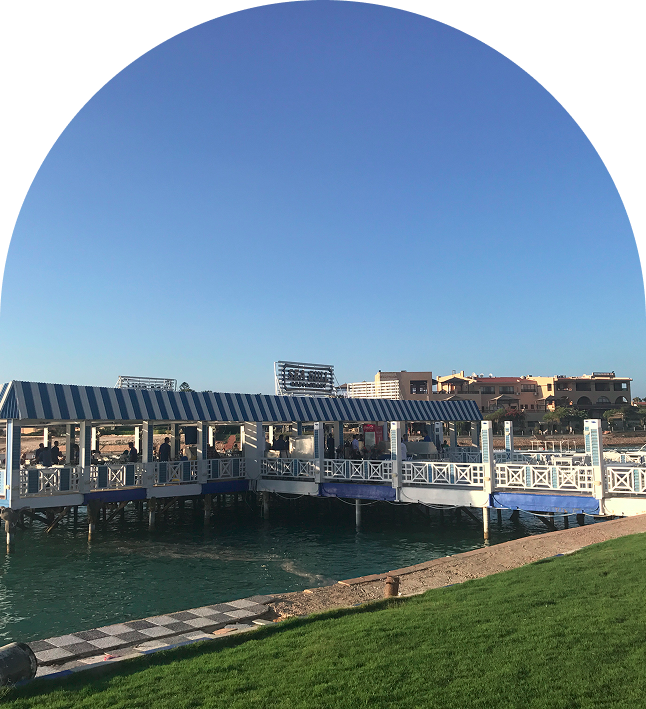
#> input picture assets/images/Rectangle 10.png, 646 x 709 px
$ python ascii.py
#> lines starting #> are read from the running program, lines starting #| are printed output that depends on the picture
import sys
from PIL import Image

def ascii_art(image_path, width=80):
#> called with image_path = 'assets/images/Rectangle 10.png', width = 80
    img = Image.open(image_path).convert('L')
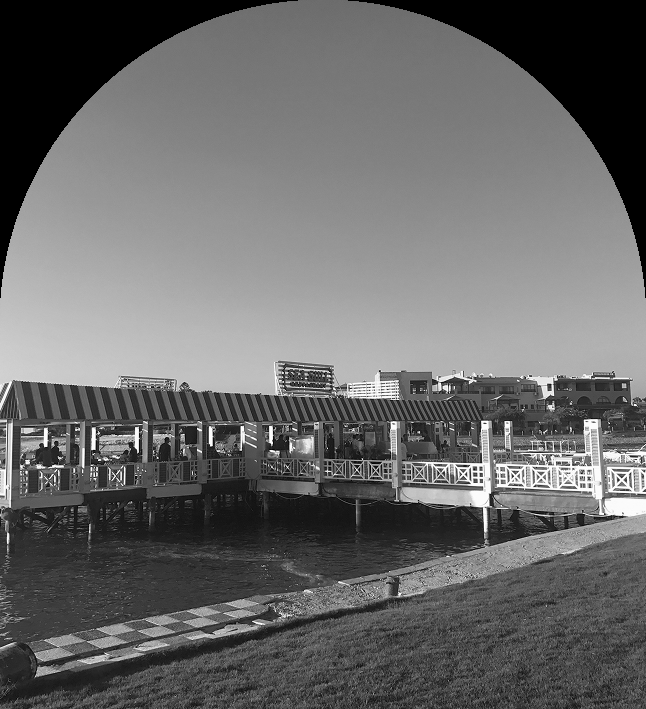
#> img: PIL image 646x709 L; min 0, max 255, mean 104.4
    w, h = img.size
#> w = 646; h = 709
    aspect_ratio = h / w
#> aspect_ratio = 1.1
    height = int(width * aspect_ratio * 0.5)
#> height = 43
    img = img.resize((width, height))
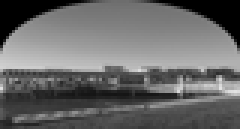
#> img: PIL image 80x43 L (shown 3 times larger); min 0, max 226, mean 104.5
    pixels = img.getdata()
    chars = ["@", "#", "S", "%", "?", "*", "+", ";", ":", ",", "."]
    new_pixels = [chars[pixel//25] for pixel in pixels]
#> new_pixels = 3440 items, first 6: '@', '@', '@', '@', '@', '@'
    new_pixels = ''.join(new_pixels)
    ascii_image = [new_pixels[index:index + width] for index in range(0, len(new_pixels), width)]
#> ascii_image = 43 items
    return "\n".join(ascii_image)

print(ascii_art("assets/images/Rectangle 10.png"))

$ run again, with assets/images/Rectangle 11.png copied over assets/images/Rectangle 10.png
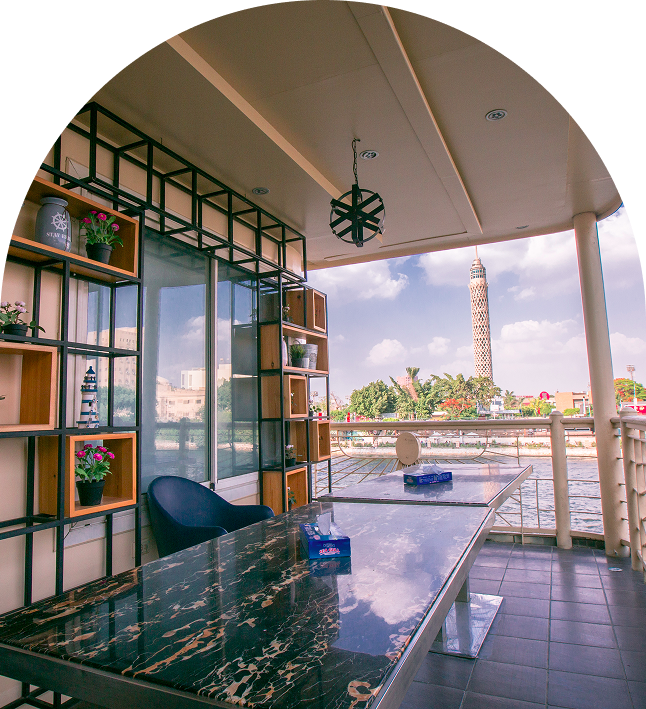
#> input picture assets/images/Rectangle 11.png, 646 x 709 px
#> in ascii_art, `img = Image.open(image_path).convert('L')`:
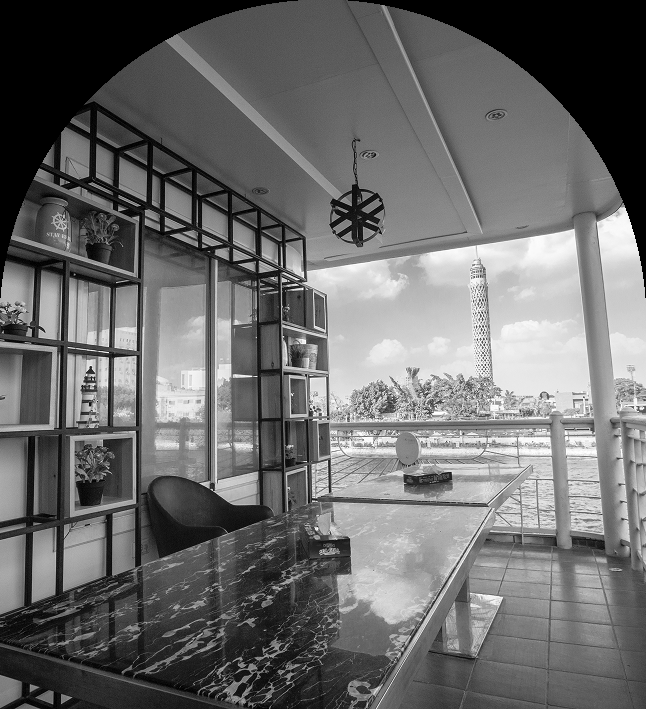
#> img: PIL image 646x709 L; min 0, max 255, mean 106.8
#> in ascii_art, `img = img.resize((width, height))`:
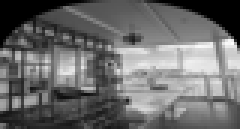
#> img: PIL image 80x43 L (shown 3 times larger); min 0, max 254, mean 106.9
#> new_pixels = 3440 items, first 6: '@', '@', '@', '@', '@', '@'
#> ascii_image = 43 items

$ run again, with assets/images/Rectangle 12.png copied over assets/images/Rectangle 10.png
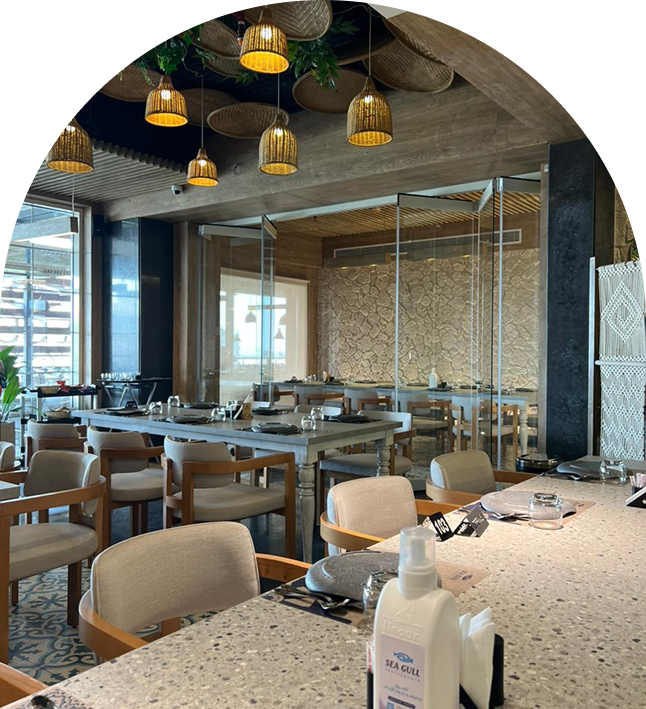
#> input picture assets/images/Rectangle 12.png, 646 x 709 px
#> in ascii_art, `img = Image.open(image_path).convert('L')`:
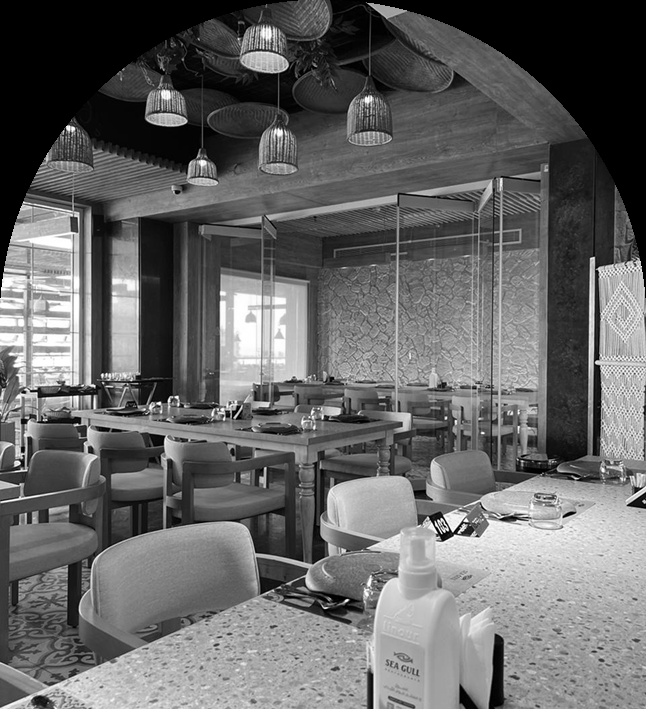
#> img: PIL image 646x709 L; min 0, max 255, mean 101.7
#> in ascii_art, `img = img.resize((width, height))`:
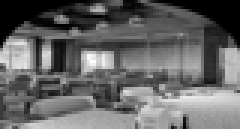
#> img: PIL image 80x43 L (shown 3 times larger); min 0, max 255, mean 101.8
#> new_pixels = 3440 items, first 6: '@', '@', '@', '@', '@', '@'
#> ascii_image = 43 items

$ run again, with assets/images/Rectangle 13.png copied over assets/images/Rectangle 10.png
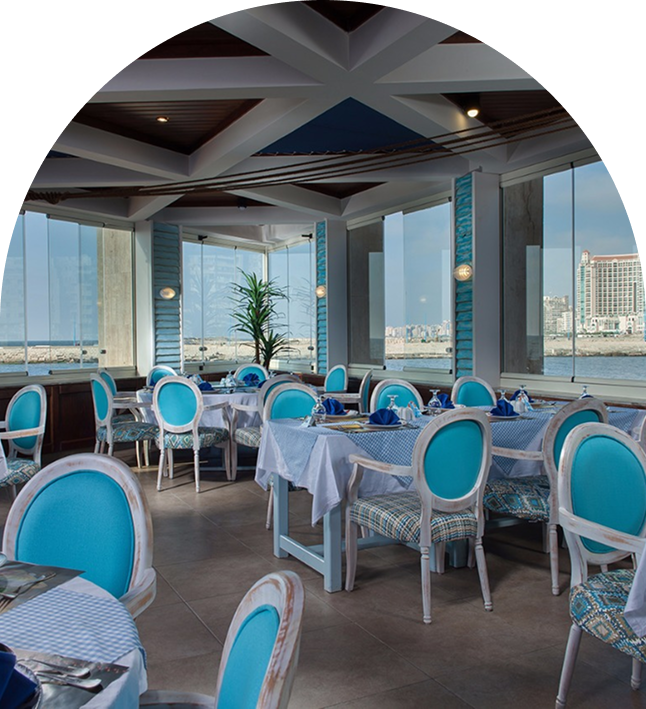
#> input picture assets/images/Rectangle 13.png, 646 x 709 px
#> in ascii_art, `img = Image.open(image_path).convert('L')`:
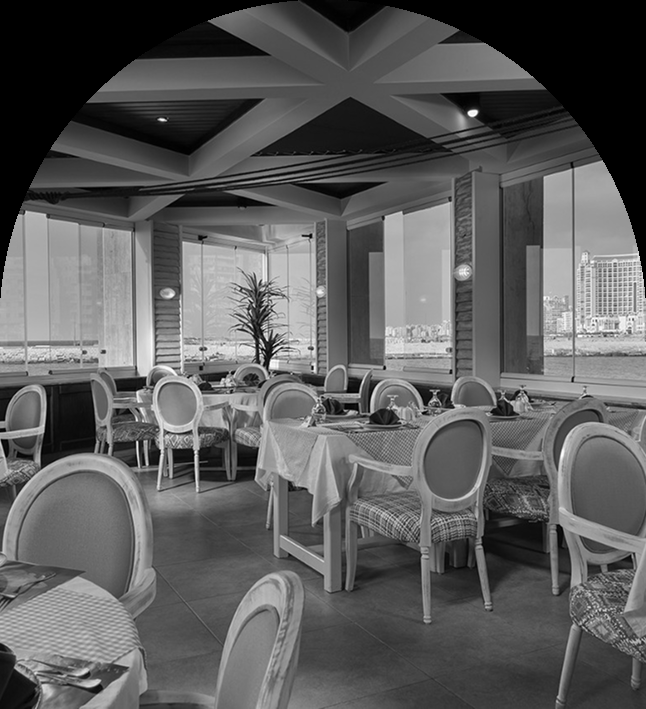
#> img: PIL image 646x709 L; min 0, max 255, mean 92.3
#> in ascii_art, `img = img.resize((width, height))`:
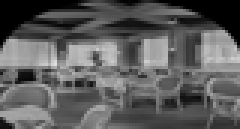
#> img: PIL image 80x43 L (shown 3 times larger); min 0, max 222, mean 92.4
#> new_pixels = 3440 items, first 6: '@', '@', '@', '@', '@', '@'
#> ascii_image = 43 items
